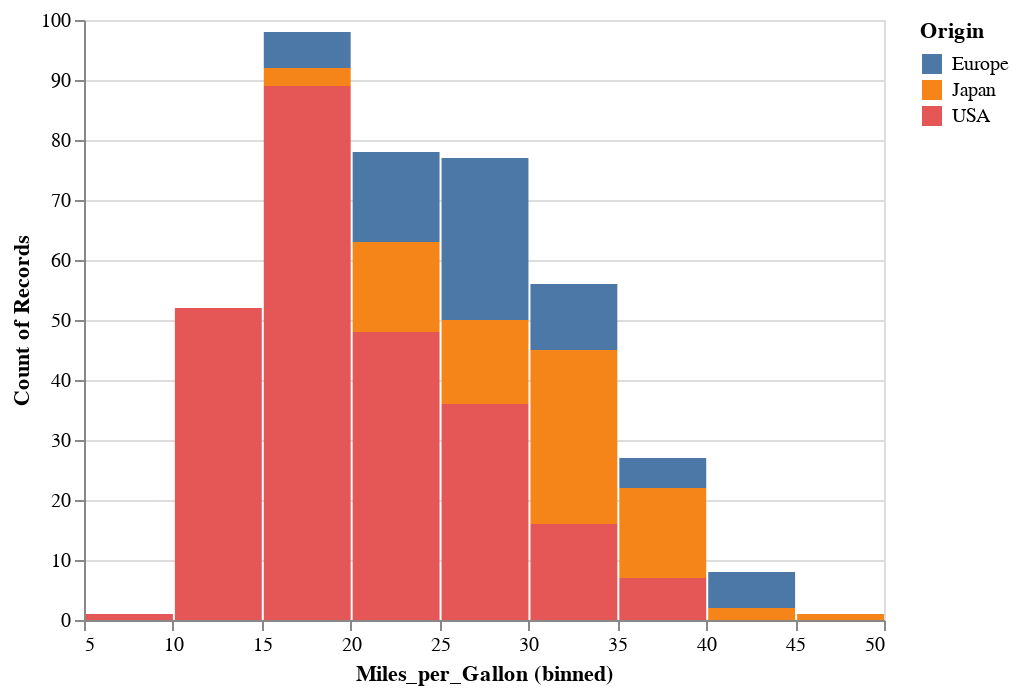

Here is the notebook cell this chart was saved with:
### Markdown cell above
### One-dimensional Binnings: Histograms

One of the most common uses of binning is the creation of histograms. For example, here is a histogram of miles per gallon:

### Code cell
alt.Chart(cars).mark_bar().encode(
    alt.X('Miles_per_Gallon', bin=True),
    alt.Y('count()'),
    alt.Color('Origin')
)

### Figure 1 — Vega-Lite specification as saved in the notebook (floating-point values rounded to 4 significant figures; data arrays with more than 128 entries replaced by an {"elided": "..."} marker saying what was removed)
{"config": {"view": {"continuousWidth": 400, "continuousHeight": 300}}, "data": {"name": "data-f02450ab61490a1363517a0190416235"}, "mark": "bar", "encoding": {"color": {"field": "Origin", "type": "nominal"}, "x": {"bin": true, "field": "Miles_per_Gallon", "type": "quantitative"}, "y": {"aggregate": "count", "type": "quantitative"}}, "$schema": "https://vega.github.io/schema/vega-lite/v4.17.0.json", "datasets": {"data-f02450ab61490a1363517a0190416235": {"elided": "406 records"}}}
